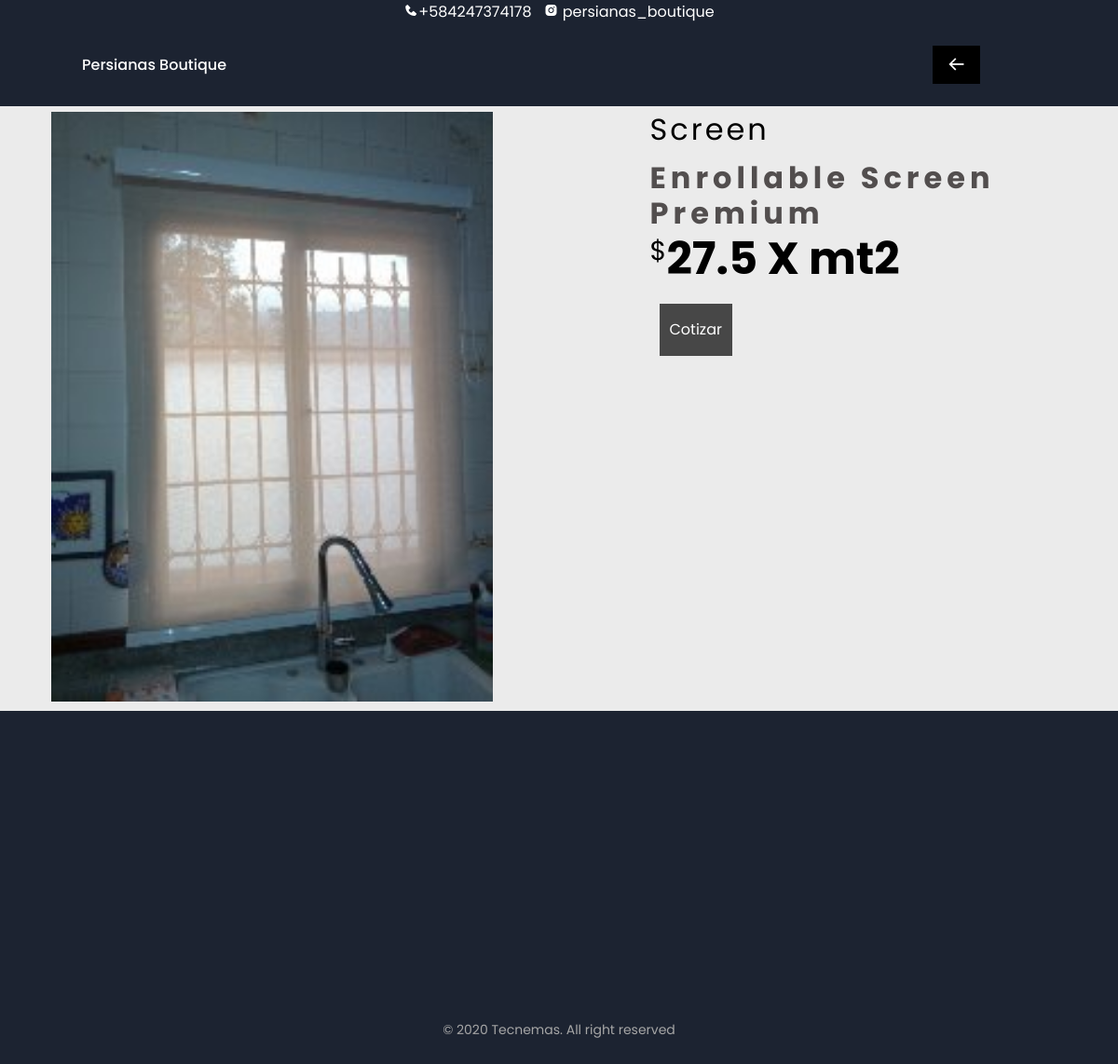
The page /detalle/6 on the database its author committed.
### cortinas/models.py (models this page shows, shortened)
class Post(models.Model):
    name =  models.CharField(max_length=200, null=True)
    price = models.FloatField(null= True)
    category = models.CharField(max_length=200,null= True)
    description = models.CharField(max_length=200,null= True,blank=True)
    img = models.FileField(blank=True, null=True)

### cortinas/views.py (the view)
# urls.py: path('detalle/<str:pk>', views.product,name='detalle'),
def product(request, pk):
    prod = Post.objects.get(id=pk)
    return render(request, 'detalle.html', {'prod':prod})

### cortinas/templates/detalle.html (shortened to what this page needs)
{% extends 'base.html' %}
{% load static %}
{% block menu %}
<div class="nav__menu" style="margin-right: 60px;" id="nav-menu">
    <ul class="nav__list">
        <li class="nav__item"><a href="{% url 'home' %}" class="nav__link"><i class='bx bx-arrow-back'></i></a></li>
    </ul>
</div>
{% endblock %}
{% block content %}
    <main>
        <div class="container-fluid">
            <div class="row no-gutters">
                <div class="col-xl-7">
                    <div class="content-watch">
                        <div class="row no-gutters" style="margin-left: 50px;">
                            <div class="col-xl-9 preview">
                                <img src="{{prod.img.url}}" alt="" class="img-fluid" id="preview" width="550" alt="">
                            </div>
                        </div>
                    </div>
                </div>
                <div class="col-xl-5">
                    <div class="parameter">
                        <h6>{{prod.category}}</h6> <br>
                        <h1 class="display-2" style="font-size: 2.0rem">{{prod.name}}</h1>
                        <div class="price">
                            <h2><span><sup>$</sup></span>{{prod.price}} X mt2</h2>
                        </div>
                        <div class="cart">
                            <div class="row no-gutters">
                                <button class="btn" onclick="myFunction()" id="myBtn">Cotizar</button>
                            </div>
                        </div>
                    </div>
                </div>
            </div>
        </div>
    </main>
    {% endblock %}

### wilmar_project/static/css/styles.css (style rules this page uses)
:root { --header-height: 4rem; --first-color: #284683; --first-color-alt: #808e89; --title-color: #393939; --text-color: #524e4e; --text-color-light: #A6A6A6; --body-color: #1c2331; --container-color: #1c2331; --body-font: 'Poppins', sans-serif; --biggest-font-size: 2.25rem; --h1-font-size: 1.5rem; --h2-font-size: 1.25rem; --h3-font-size: 1rem; --normal-font-size: .938rem; --small-font-size: .813rem; --smaller-font-size: .75rem; --font-medium: 500; --font-semi-bold: 600; --mb-1: .5rem; --mb-2: 1rem; --mb-3: 1.5rem; --mb-4: 2rem; --mb-5: 2.5rem; --mb-6: 3rem; --z-tooltip: 10; --z-fixed: 100; }
@media screen and (min-width: 768px) { :root { --biggest-font-size: 4rem; --h1-font-size: 2.25rem; --h2-font-size: 1.5rem; --h3-font-size: 1.25rem; --normal-font-size: 1rem; --small-font-size: .875rem; --smaller-font-size: .813rem; } }
*,::before,::after { box-sizing: border-box; }
html { scroll-behavior: smooth; }
body { margin: var(--header-height) 0 0 0; font-family: var(--body-font); font-size: var(--normal-font-size); background-color: var(--body-color); color: var(--text-color); line-height: 1.6; }
h1,h2,h3,p,ul { margin: 0; }
ul { padding: 0; list-style: none; }
a { text-decoration: none; }
img { max-width: 100%; height: 100%; }
.nav__item { margin-bottom: var(--mb-2); }
.nav__link, .nav__logo, .nav__toggle { color: white; font-weight: var(--font-medium); }
.nav__link { transition: .3s; }
@media screen and (min-width: 768px) { body { margin: 0; } }
@media screen and (min-width: 768px) { .nav__list { display: flex; } }
@media screen and (min-width: 768px) { .nav__item { margin-left: var(--mb-5); margin-bottom: 0; } }

### wilmar_project/static/css/detalle.css (style rules this page uses)
nav i { font-size: 1.3rem; background: black; color: white; padding: 10px 15px; }
main { padding-top:50px ; background: #ebebeb; }
.preview img { position:relative; left: -60px; margin-left: 50px; margin-top: 70px; margin-bottom: 10px; }
.parameter { padding-top: 70px; }
.parameter h6 { font-size: 2em; font-weight: 400; letter-spacing: 3px; color: black; }
.parameter h1 { font-weight: 700; letter-spacing: 5px; margin-top: -20px ; }
.parameter h2 { font-weight: 700; font-size: 3em; color: black; }
.parameter h2 span { font-weight: 400; font-size: 0.8em; }
.cart { margin-top: 20px; }
.cart button { padding: 15px 20px; background: #474747; color: white; border-radius: 0; margin-left: 10px; margin-bottom: 20px; }
.cart button:first-of-type { padding: 15px 10px; background: #474747; color: white; border-radius: 0; }

### rows shown on the page
Post: img (picture), category "Screen", name "Enrollable Screen Premium", price "27.5"
